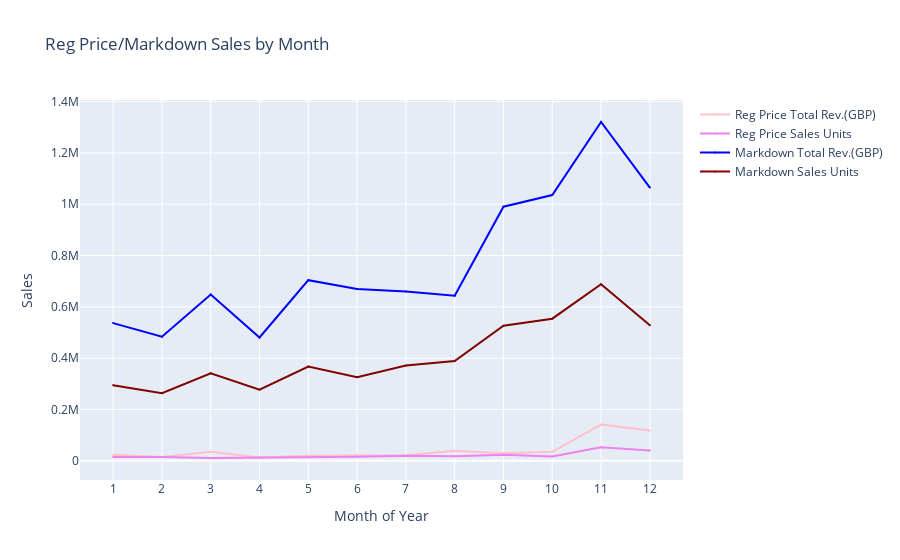

Notebook code cell kept with this figure:
### Code cell
#Graphing Reg price and Markdown Sales revenue and unit sales
fig4 = go.Figure([
    go.Scatter(name='Reg Price Total Rev.(GBP)',
        x=final_pricing_reg['Month'],
        y=final_pricing_reg['Sales_(GBP)'],
        mode='markers+lines',
        marker=dict(color='pink', size=2),
        showlegend=True),
    
    go.Scatter(name='Reg Price Sales Units',
        x=final_pricing_reg['Month'],
        y=final_pricing_reg['Quantity'],
        mode='markers+lines',
        marker=dict(color='violet', size=2),
        showlegend=True),

    go.Scatter(name='Markdown Total Rev.(GBP)',
        x=final_pricing_md['Month'],
        y=final_pricing_md['Sales_(GBP)'],
        mode='markers+lines',
        marker=dict(color='blue', size=2),
        showlegend=True),
    
    go.Scatter(name='Markdown Sales Units',
        x=final_pricing_md['Month'],
        y=final_pricing_md['Quantity'],
        mode='markers+lines',
        marker=dict(color='maroon', size=2),
        showlegend=True),
    
])
fig4.update_layout(
    yaxis_title='Sales',
    xaxis_title='Month of Year',
    title='Reg Price/Markdown Sales by Month',
    hovermode="x")
fig4.update_xaxes(tickmode='linear')
fig4.show(config=config)

### Figure 1 — Plotly figure (JSON) as saved in the notebook; plotly's stock layout.template omitted (floating-point values rounded to 4 significant figures)
{"data": [{"marker": {"color": "pink", "size": 2}, "mode": "markers+lines", "name": "Reg Price Total Rev.(GBP)", "showlegend": true, "type": "scatter", "x": [1, 2, 3, 4, 5, 6, 7, 8, 9, 10, 11, 12], "y": [23380.0, 14570.0, 35510.0, 12670.0, 19300.0, 21330.0, 21750.0, 39200.0, 29410.0, 35050.0, 141200.0, 117800.0]}, {"marker": {"color": "violet", "size": 2}, "mode": "markers+lines", "name": "Reg Price Sales Units", "showlegend": true, "type": "scatter", "x": [1, 2, 3, 4, 5, 6, 7, 8, 9, 10, 11, 12], "y": [14314, 14448, 10819, 12241, 13092, 15677, 19617, 17438, 23086, 16710, 52264, 40107]}, {"marker": {"color": "blue", "size": 2}, "mode": "markers+lines", "name": "Markdown Total Rev.(GBP)", "showlegend": true, "type": "scatter", "x": [1, 2, 3, 4, 5, 6, 7, 8, 9, 10, 11, 12], "y": [536600.0, 483500.0, 647800.0, 480500.0, 704000.0, 669800.0, 659600.0, 643500.0, 990300.0, 1036000.0, 1321000.0, 1065000.0]}, {"marker": {"color": "maroon", "size": 2}, "mode": "markers+lines", "name": "Markdown Sales Units", "showlegend": true, "type": "scatter", "x": [1, 2, 3, 4, 5, 6, 7, 8, 9, 10, 11, 12], "y": [294652, 263541, 341053, 276857, 367299, 325946, 371499, 388761, 526731, 553822, 688022, 528454]}], "layout": {"hovermode": "x", "title": {"text": "Reg Price/Markdown Sales by Month"}, "xaxis": {"tickmode": "linear", "title": {"text": "Month of Year"}}, "yaxis": {"title": {"text": "Sales"}}}}
